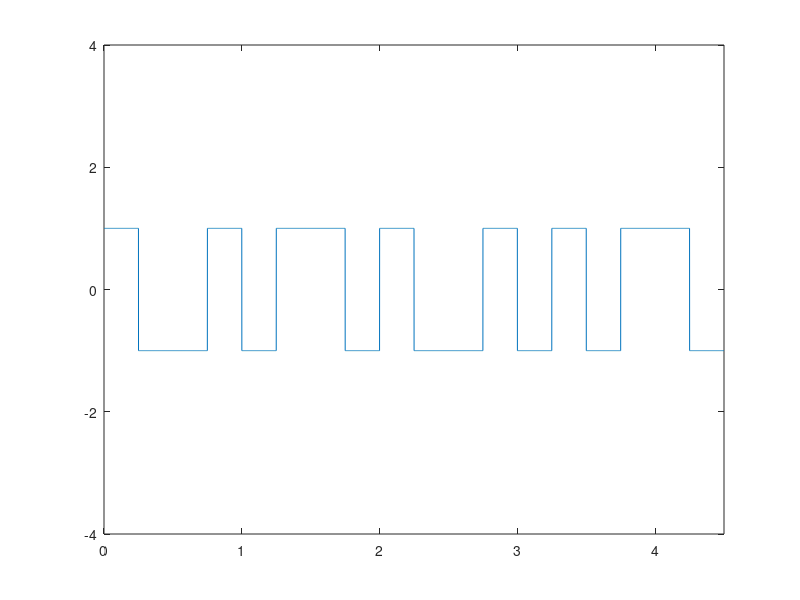

Write MATLAB code to recreate this figure.
clc;
clear all;
close all;
bits =[0,1,1,0,0,1,1,1,0];

bit_rate=2;
n=1000;
T=length(bits)/bit_rate;
N=n*length(bits);
dt=T/N;
t=0:dt:T;
in=1;
for i=1:length(bits)
  if (bits(i)==1)
    amp(in)=-1;
    amp(in+1)=1;
    
  else
    amp(in)=1;
    amp(in+1)=-1;
   end
   in=in+2;
end

x=1;
for i=1:length(t)
  y_valu(i)=amp(x);
  if (t(i)*bit_rate*2>=x)
    x=x+1;
  end
end

plot(t,y_valu);
axis([0 T -4 4]);

count=0;
for i=1:length(t)
  if t(i)*bit_rate>count
    count=count+1;
    if (y_valu(i)>0)
    ans_bit(count)=0;
  else
    ans_bit(count)=1;
    end
    
  end
end
disp('Dimodulation');
disp(ans_bit);
